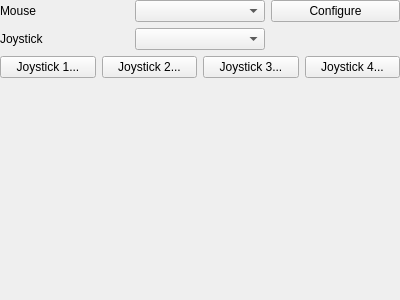
<?xml version="1.0" encoding="UTF-8"?>
<ui version="4.0">
 <class>SettingsInput</class>
 <widget class="QWidget" name="SettingsInput">
  <property name="geometry">
   <rect>
    <x>0</x>
    <y>0</y>
    <width>400</width>
    <height>300</height>
   </rect>
  </property>
  <property name="windowTitle">
   <string>Form</string>
  </property>
  <layout class="QVBoxLayout" name="verticalLayout">
   <property name="leftMargin">
    <number>0</number>
   </property>
   <property name="topMargin">
    <number>0</number>
   </property>
   <property name="rightMargin">
    <number>0</number>
   </property>
   <item>
    <widget class="QWidget" name="widget" native="true">
     <layout class="QGridLayout" name="gridLayout">
      <property name="leftMargin">
       <number>0</number>
      </property>
      <property name="topMargin">
       <number>0</number>
      </property>
      <property name="rightMargin">
       <number>0</number>
      </property>
      <property name="bottomMargin">
       <number>0</number>
      </property>
      <item row="0" column="0">
       <widget class="QLabel" name="label">
        <property name="text">
         <string>Mouse</string>
        </property>
       </widget>
      </item>
      <item row="0" column="1">
       <widget class="QComboBox" name="comboBoxMouse"/>
      </item>
      <item row="0" column="2">
       <widget class="QPushButton" name="pushButtonConfigureMouse">
        <property name="text">
         <string>Configure</string>
        </property>
       </widget>
      </item>
      <item row="1" column="0">
       <widget class="QLabel" name="label_2">
        <property name="text">
         <string>Joystick</string>
        </property>
       </widget>
      </item>
      <item row="1" column="1">
       <widget class="QComboBox" name="comboBoxJoystick"/>
      </item>
     </layout>
    </widget>
   </item>
   <item>
    <widget class="QWidget" name="widget_2" native="true">
     <layout class="QHBoxLayout" name="horizontalLayout">
      <property name="leftMargin">
       <number>0</number>
      </property>
      <property name="topMargin">
       <number>0</number>
      </property>
      <property name="rightMargin">
       <number>0</number>
      </property>
      <property name="bottomMargin">
       <number>0</number>
      </property>
      <item>
       <widget class="QPushButton" name="pushButtonJoystick1">
        <property name="text">
         <string>Joystick 1...</string>
        </property>
       </widget>
      </item>
      <item>
       <widget class="QPushButton" name="pushButtonJoystick2">
        <property name="text">
         <string>Joystick 2...</string>
        </property>
       </widget>
      </item>
      <item>
       <widget class="QPushButton" name="pushButtonJoystick3">
        <property name="text">
         <string>Joystick 3...</string>
        </property>
       </widget>
      </item>
      <item>
       <widget class="QPushButton" name="pushButtonJoystick4">
        <property name="text">
         <string>Joystick 4...</string>
        </property>
       </widget>
      </item>
     </layout>
    </widget>
   </item>
   <item>
    <spacer name="verticalSpacer">
     <property name="orientation">
      <enum>Qt::Vertical</enum>
     </property>
     <property name="sizeHint" stdset="0">
      <size>
       <width>20</width>
       <height>40</height>
      </size>
     </property>
    </spacer>
   </item>
  </layout>
 </widget>
 <resources/>
 <connections/>
</ui>
